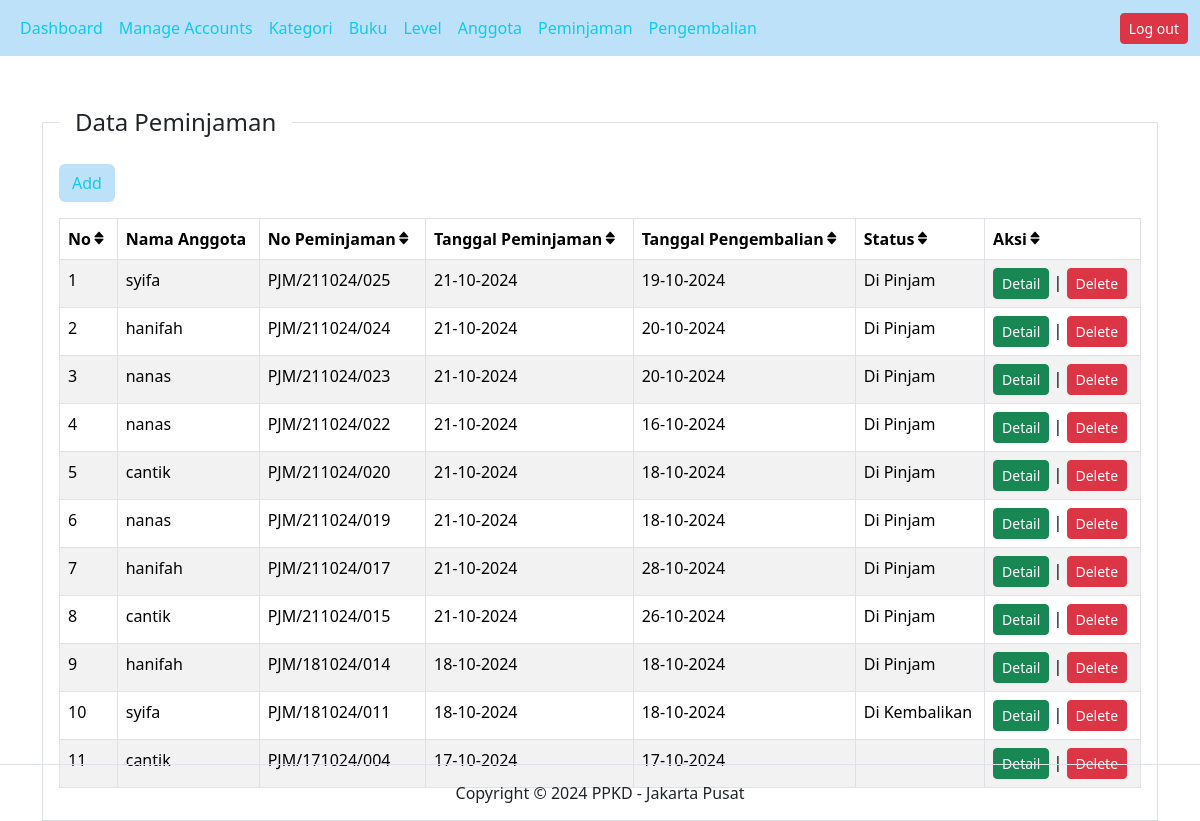
Page /?pg=peminjaman on the committed database.
### tables this page shows
CREATE TABLE `peminjaman` (
  `id` int(11) NOT NULL,
  `id_anggota` int(11) NOT NULL,
  `no_peminjaman` varchar(50) NOT NULL,
  `tgl_peminjaman` date NOT NULL,
  `tgl_pengembalian` date NOT NULL,
  `status` varchar(20) NOT NULL,
  `created_at` timestamp NOT NULL DEFAULT current_timestamp(),
  `update_at` timestamp NOT NULL DEFAULT current_timestamp() ON UPDATE current_timestamp(),
  `deleted_at` tinyint(1) NOT NULL DEFAULT 0
);

CREATE TABLE `anggota` (
  `id` int(11) NOT NULL,
  `nama_anggota` varchar(50) NOT NULL,
  `telepon` varchar(16) NOT NULL,
  `email` varchar(50) NOT NULL,
  `alamat` text NOT NULL
);

### content/peminjaman.php (the view)
<?php
$query = mysqli_query($koneksi, "SELECT anggota.nama_anggota, peminjaman.* FROM peminjaman LEFT JOIN anggota ON anggota.id = peminjaman.id_anggota WHERE deleted_at = 0 ORDER BY id DESC");
?>
<div class="mt-5 container">
    <div class="row">
        <div class="col-sm-12">
            <fieldset class="border p-3">
                <legend class="float-none w-auto px-3">Data Peminjaman</legend>
                <div class="button-action">
                    <a href="?pg=tambah-peminjaman" type="button" class="btn text-info" style="background-color: #bee1fa;">Add</a>
                </div>
                <div class="table-responsive">
                    <table class="table table-bordered table-striped table-hover mt-3">
                        <thead>
                            <tr>
                                <th scope="col">No<i class="bx bxs-sort-alt"></th>
                                <th scope="col">Nama Anggota</th>
                                <th scope="col">No Peminjaman<i class="bx bxs-sort-alt"></th>
                                <th scope="col">Tanggal Peminjaman<i class="bx bxs-sort-alt"></th>
                                <th scope="col">Tanggal Pengembalian<i class="bx bxs-sort-alt"></th>
                                <th scope="col">Status<i class="bx bxs-sort-alt"></th>
                                <th scope="col">Aksi<i class="bx bxs-sort-alt"></th>
                            </tr>
                        </thead>
                        <tbody>
                            <?php
                            $no = 1;
                            while ($row = mysqli_fetch_array($query)):
                            ?>
                                <tr>
                                    <td><?php echo $no++ ?></td>
                                    <td><?php echo $row['nama_anggota'] ?></td>
                                    <td><?php echo $row['no_peminjaman'] ?></td>
                                    <td><?php echo date('d-m-Y', strtotime($row['tgl_peminjaman'])) ?></td>
                                    <td><?php echo date('d-m-Y', strtotime($row['tgl_pengembalian'])) ?></td>
                                    <td><?php echo $row['status'] ?></td>
                                    <td>
                                        <a href="?pg=tambah-peminjaman&detail=<?php echo $row['id'] ?>"
                                            class="btn btn-success btn-sm">Detail
                                        </a> |
                                        <a
                                            href="?pg=tambah-peminjaman&delete=<?php echo $row['id'] ?>"
                                            class="btn btn-danger btn-sm"
                                            onclick="return confirm('Apakah anda yakin akan menghapus data ini??')">Delete</a>
                                    </td>
                                </tr>
                            <?php endwhile ?>
                        </tbody>
                    </table>
                </div>
            </fieldset>
        </div>
    </div>
</div>

### rows in the picture
peminjaman: id_anggota.nama_anggota "syifa", no_peminjaman "PJM/211024/025", tgl_peminjaman "21-10-2024", tgl_pengembalian "19-10-2024", status "Di Pinjam"
peminjaman: id_anggota.nama_anggota "hanifah", no_peminjaman "PJM/211024/024", tgl_peminjaman "21-10-2024", tgl_pengembalian "20-10-2024", status "Di Pinjam"
peminjaman: id_anggota.nama_anggota "nanas", no_peminjaman "PJM/211024/023", tgl_peminjaman "21-10-2024", tgl_pengembalian "20-10-2024", status "Di Pinjam"
peminjaman: id_anggota.nama_anggota "nanas", no_peminjaman "PJM/211024/022", tgl_peminjaman "21-10-2024", tgl_pengembalian "16-10-2024", status "Di Pinjam"
peminjaman: id_anggota.nama_anggota "cantik", no_peminjaman "PJM/211024/020", tgl_peminjaman "21-10-2024", tgl_pengembalian "18-10-2024", status "Di Pinjam"
peminjaman: id_anggota.nama_anggota "nanas", no_peminjaman "PJM/211024/019", tgl_peminjaman "21-10-2024", tgl_pengembalian "18-10-2024", status "Di Pinjam"
peminjaman: id_anggota.nama_anggota "hanifah", no_peminjaman "PJM/211024/017", tgl_peminjaman "21-10-2024", tgl_pengembalian "28-10-2024", status "Di Pinjam"
peminjaman: id_anggota.nama_anggota "cantik", no_peminjaman "PJM/211024/015", tgl_peminjaman "21-10-2024", tgl_pengembalian "26-10-2024", status "Di Pinjam"
peminjaman: id_anggota.nama_anggota "hanifah", no_peminjaman "PJM/181024/014", tgl_peminjaman "18-10-2024", tgl_pengembalian "18-10-2024", status "Di Pinjam"
peminjaman: id_anggota.nama_anggota "syifa", no_peminjaman "PJM/181024/011", tgl_peminjaman "18-10-2024", tgl_pengembalian "18-10-2024", status "Di Kembalikan"
peminjaman: id_anggota.nama_anggota "cantik", no_peminjaman "PJM/171024/004", tgl_peminjaman "17-10-2024", tgl_pengembalian "17-10-2024"
